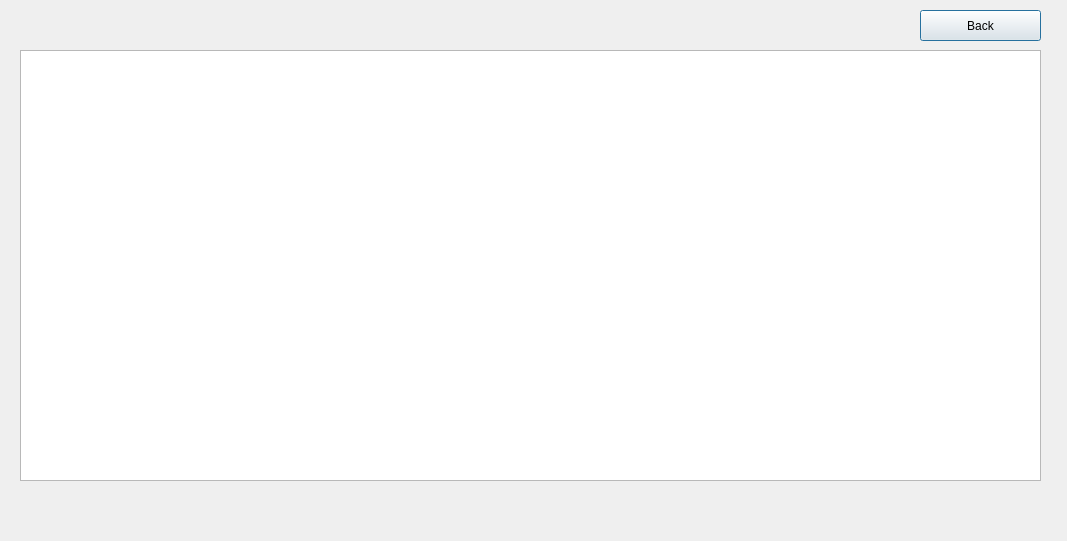
<?xml version="1.0" encoding="UTF-8"?>
<ui version="4.0">
 <class>AlterMenuItem</class>
 <widget class="QDialog" name="AlterMenuItem">
  <property name="geometry">
   <rect>
    <x>0</x>
    <y>0</y>
    <width>1067</width>
    <height>541</height>
   </rect>
  </property>
  <property name="minimumSize">
   <size>
    <width>1067</width>
    <height>541</height>
   </size>
  </property>
  <property name="maximumSize">
   <size>
    <width>1067</width>
    <height>541</height>
   </size>
  </property>
  <property name="windowTitle">
   <string>Dialog</string>
  </property>
  <widget class="QTableWidget" name="twMenuItems">
   <property name="geometry">
    <rect>
     <x>20</x>
     <y>50</y>
     <width>1021</width>
     <height>431</height>
    </rect>
   </property>
   <property name="editTriggers">
    <set>QAbstractItemView::NoEditTriggers</set>
   </property>
   <property name="tabKeyNavigation">
    <bool>false</bool>
   </property>
   <property name="showDropIndicator" stdset="0">
    <bool>false</bool>
   </property>
   <property name="dragDropOverwriteMode">
    <bool>false</bool>
   </property>
   <property name="selectionMode">
    <enum>QAbstractItemView::SingleSelection</enum>
   </property>
   <property name="selectionBehavior">
    <enum>QAbstractItemView::SelectRows</enum>
   </property>
  </widget>
  <widget class="QPushButton" name="pbBack">
   <property name="geometry">
    <rect>
     <x>920</x>
     <y>10</y>
     <width>121</width>
     <height>31</height>
    </rect>
   </property>
   <property name="text">
    <string>Back</string>
   </property>
  </widget>
 </widget>
 <resources/>
 <connections/>
</ui>
